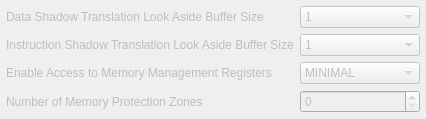
            <widget class="QWidget" name="G_MMU_ITEMS_ENABLE_DISABLED_PAGE" >
             <layout class="QVBoxLayout" >
              <property name="margin" >
               <number>0</number>
              </property>
              <property name="spacing" >
               <number>0</number>
              </property>
              <item>
               <layout class="QVBoxLayout" >
                <property name="margin" >
                 <number>6</number>
                </property>
                <property name="spacing" >
                 <number>6</number>
                </property>
                <item>
                 <layout class="QHBoxLayout" >
                  <property name="margin" >
                   <number>0</number>
                  </property>
                  <property name="spacing" >
                   <number>6</number>
                  </property>
                  <item>
                   <widget class="QLabel" name="G_MMU_DTLB_SIZE_LABEL_0" >
                    <property name="sizePolicy" >
                     <sizepolicy>
                      <hsizetype>7</hsizetype>
                      <vsizetype>5</vsizetype>
                      <horstretch>0</horstretch>
                      <verstretch>0</verstretch>
                     </sizepolicy>
                    </property>
                    <property name="toolTip" >
                     <string>&lt;qt>This parameter defines the size of the data shadow Translation Look-Aside Buffer (TLB).  This TLB is used to cache data address translation information, to improve performance of the translation.  The selection is a trade-off between smaller size and better performance.  The default value is 4.&lt;/qt></string>
                    </property>
                    <property name="text" >
                     <string>Data Shadow Translation Look Aside Buffer Size</string>
                    </property>
                    <property name="enabled" >
                     <bool>false</bool>
                    </property>
                   </widget>
                  </item>
                  <item>
                   <widget class="QComboBox" name="G_MMU_DTLB_SIZE_0" >
                    <property name="minimumSize" >
                     <size>
                      <width>120</width>
                      <height>0</height>
                     </size>
                    </property>
                    <item>
                     <property name="text" >
                      <string>1</string>
                     </property>
                    </item>
                    <item>
                     <property name="text" >
                      <string>2</string>
                     </property>
                    </item>
                    <item>
                     <property name="text" >
                      <string>4</string>
                     </property>
                    </item>
                    <item>
                     <property name="text" >
                      <string>8</string>
                     </property>
                    </item>
                    <property name="enabled" >
                     <bool>false</bool>
                    </property>
                   </widget>
                  </item>
                 </layout>
                </item>
                <item>
                 <layout class="QHBoxLayout" >
                  <property name="margin" >
                   <number>0</number>
                  </property>
                  <property name="spacing" >
                   <number>6</number>
                  </property>
                  <item>
                   <widget class="QLabel" name="G_MMU_ITLB_SIZE_LABEL_0" >
                    <property name="sizePolicy" >
                     <sizepolicy>
                      <hsizetype>7</hsizetype>
                      <vsizetype>5</vsizetype>
                      <horstretch>0</horstretch>
                      <verstretch>0</verstretch>
                     </sizepolicy>
                    </property>
                    <property name="toolTip" >
                     <string>&lt;qt>This parameter defines the size of the instruction shadow Translation Look-Aside Buffer (TLB).  This TLB is used to cache instruction address translation information, to improve performance of the translation.  The selection is a trade-off between smaller size and better performance.  The default value is 2.&lt;/qt></string>
                    </property>
                    <property name="text" >
                     <string>Instruction Shadow Translation Look Aside Buffer Size</string>
                    </property>
                    <property name="enabled" >
                     <bool>false</bool>
                    </property>
                   </widget>
                  </item>
                  <item>
                   <widget class="QComboBox" name="G_MMU_ITLB_SIZE_0" >
                    <property name="minimumSize" >
                     <size>
                      <width>120</width>
                      <height>0</height>
                     </size>
                    </property>
                    <item>
                     <property name="text" >
                      <string>1</string>
                     </property>
                    </item>
                    <item>
                     <property name="text" >
                      <string>2</string>
                     </property>
                    </item>
                    <item>
                     <property name="text" >
                      <string>4</string>
                     </property>
                    </item>
                    <item>
                     <property name="text" >
                      <string>8</string>
                     </property>
                    </item>
                    <property name="enabled" >
                     <bool>false</bool>
                    </property>
                   </widget>
                  </item>
                 </layout>
                </item>
                <item>
                 <layout class="QHBoxLayout" >
                  <property name="margin" >
                   <number>0</number>
                  </property>
                  <property name="spacing" >
                   <number>6</number>
                  </property>
                  <item>
                   <widget class="QLabel" name="G_MMU_TLB_ACCESS_LABEL_0" >
                    <property name="sizePolicy" >
                     <sizepolicy>
                      <hsizetype>7</hsizetype>
                      <vsizetype>5</vsizetype>
                      <horstretch>0</horstretch>
                      <verstretch>0</verstretch>
                     </sizepolicy>
                    </property>
                    <property name="toolTip" >
                     <string>&lt;qt>Enable access to Memory Management Special Registers using the MFS and MTS instructions:&lt;ul>&lt;li>Minimal (0) only allows writing TLBLO, TLBHI and TLBX.&lt;li>Read (1) adds reading of TLBLO, TLBHI, TLBX, PID and ZPR.&lt;li>Write (2) allows writing all registers, and reading TLBX.&lt;li>Full (3) adds reading of TLBLO, TLBHI, TLBX, PID and ZPR.&lt;/ul>In many cases it is not necessary for software to have full read access.  For example, this is the case for Linux Memory Management code.  It is then safe to set access to Write, in order to save area.  When using static memory protection, access can be set to Minimal, since software then has no need to use TLBSX, PID and ZPR.&lt;/qt></string>
                    </property>
                    <property name="text" >
                     <string>Enable Access to Memory Management Registers</string>
                    </property>
                    <property name="enabled" >
                     <bool>false</bool>
                    </property>
                   </widget>
                  </item>
                  <item>
                   <widget class="QComboBox" name="G_MMU_TLB_ACCESS_0" >
                    <property name="minimumSize" >
                     <size>
                      <width>120</width>
                      <height>0</height>
                     </size>
                    </property>
                    <property name="maxVisibleItems" >
                     <number>11</number>
                    </property>
                    <item>
                     <property name="text" >
                      <string>MINIMAL</string>
                     </property>
                    </item>
                    <item>
                     <property name="text" >
                      <string>READ</string>
                     </property>
                    </item>
                    <item>
                     <property name="text" >
                      <string>WRITE</string>
                     </property>
                    </item>
                    <item>
                     <property name="text" >
                      <string>FULL</string>
                     </property>
                    </item>
                    <property name="enabled" >
                     <bool>false</bool>
                    </property>
                   </widget>
                  </item>
                 </layout>
                </item>
                <item>
                 <layout class="QHBoxLayout" >
                  <property name="margin" >
                   <number>0</number>
                  </property>
                  <property name="spacing" >
                   <number>6</number>
                  </property>
                  <item>
                   <widget class="QLabel" name="G_MMU_ZONES_LABEL_0" >
                    <property name="sizePolicy" >
                     <sizepolicy>
                      <hsizetype>7</hsizetype>
                      <vsizetype>5</vsizetype>
                      <horstretch>0</horstretch>
                      <verstretch>0</verstretch>
                     </sizepolicy>
                    </property>
                    <property name="toolTip" >
                     <string>&lt;qt>Specifies the number of memory protection zones to implement.  In many cases memory management software does not utilize all available zones.  For example, the Linux Memory Management code only uses two zones.  In this case it is safe to reduce the number of implemented zones, in order to save area.&lt;/qt></string>
                    </property>
                    <property name="text" >
                     <string>Number of Memory Protection Zones</string>
                    </property>
                    <property name="enabled" >
                     <bool>false</bool>
                    </property>
                   </widget>
                  </item>
                  <item>
                   <widget class="QSpinBox" name="G_MMU_ZONES_0" >
                    <property name="minimumSize" >
                     <size>
                      <width>120</width>
                      <height>0</height>
                     </size>
                    </property>
                    <property name="maximum" >
                     <number>16</number>
                    </property>
                    <property name="enabled" >
                     <bool>false</bool>
                    </property>
                   </widget>
                  </item>
                 </layout>
                </item>
               </layout>
              </item>
             </layout>
            </widget>
